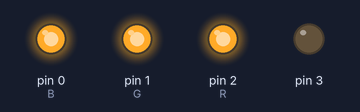
Simulated run of this sketch. Board: Arduino Uno, built with avr-gcc and run on an emulated ATmega328P. Shown: output pins drawn as LEDs (lit = HIGH).

Above: at 0.15 s.
At 0.75 s:
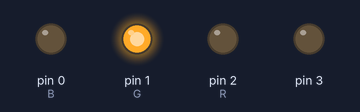
At 1.05 s:
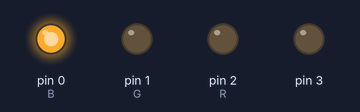
At 1.95 s:
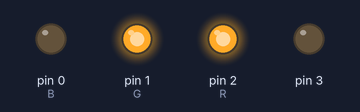
At 3.45 s:
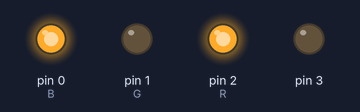
At 4.65 s:
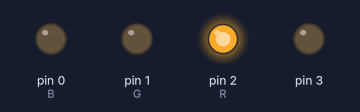
Timing chart, 0 to 5.0 s (numbered marks = the images above):
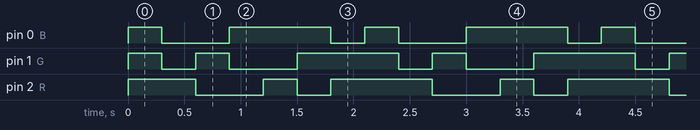

The sketch:

index.ino
```cpp
int R = 2;
int G = 1;
int B = 0;
int tempo = 300;

void setup() {
    pinMode(0, OUTPUT);
    pinMode(1, OUTPUT);
    pinMode(2, OUTPUT);
    pinMode(3, OUTPUT);
    digitalWrite(3, LOW);
}

void loop(){
    brilharBranco();
    delay(tempo);
    brilharVermelho();
    delay(tempo);
    brilharVerde();
    delay(tempo);
    brilharAzul();
    delay(tempo);
    brilharVioleta();
    delay(tempo);
    brilharAnis();
    delay(tempo);
    brilharAmarelo();
    delay(tempo);
}

void brilharBranco() {
    digitalWrite(R, HIGH);
    digitalWrite(G, HIGH);
    digitalWrite(B, HIGH);
}

void brilharVermelho() {
    digitalWrite(R, HIGH);
    digitalWrite(G, LOW);
    digitalWrite(B, LOW);
}

void brilharVerde() {
    digitalWrite(R, LOW);
    digitalWrite(G, HIGH);
    digitalWrite(B, LOW);
}

void brilharAzul() {
    digitalWrite(R, LOW);
    digitalWrite(G, LOW);
    digitalWrite(B, HIGH);
}

void brilharAmarelo() {
    digitalWrite(R, HIGH);
    digitalWrite(G, HIGH);
    digitalWrite(B, LOW);
}

void brilharAnis() {
    digitalWrite(R, LOW);
    digitalWrite(G, HIGH);
    digitalWrite(B, HIGH);
}

void brilharVioleta() {
    digitalWrite(R, HIGH);
    digitalWrite(G, LOW);
    digitalWrite(B, HIGH);
}
```

Measured:
- by itself, pin 0 (B): repeats every 2.1 s: LOW 0.60 s, HIGH 0.90 s, LOW 0.30 s, HIGH 0.30 s
- by itself, pin 1 (G): repeats every 2.1 s: LOW 0.30 s, HIGH 0.30 s, LOW 0.60 s, HIGH 0.90 s
- by itself, pin 2 (R): repeats every 2.1 s: LOW 0.60 s, HIGH 0.30 s, LOW 0.30 s, HIGH 0.90 s
